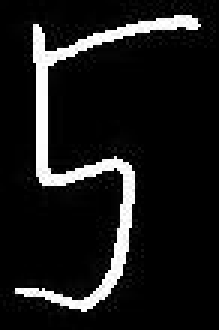
#> input picture 100.png, 73 x 110 px (shown 3 times larger); its folder holds 4 pictures in this run
$ python testing.py   (older library calls are emulated)
#> lines starting #> are read from the running program, lines starting #| are printed output that depends on the picture


from os import listdir

import skimage.transform
import numpy
import skimage.io
numpy.set_printoptions(threshold=numpy.nan)


files = [f for f in listdir('.')]  # if os.path.isfile(f)
input_imgs = numpy.array([])
filenames = []
for f in files:
    print('processing file: ' + f)
    if f.endswith(".png"):
        arr = skimage.io.imread(f, as_grey=True)
#> arr is the input picture: shape (110, 73); min 0, max 255, mean 26
        resized_arr = skimage.transform.resize(arr, (28 ,28))
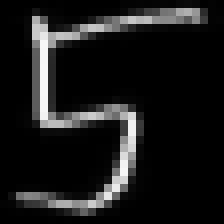
#> resized_arr: shape (28, 28) float64 (shown 8 times larger); min 0, max 0.971, mean 0.102
        print("Image detected, name: " + f)
        print(arr.shape)
#| (110, 73)
        print(resized_arr.shape)
#| (28, 28)
        filenames.append(f)
        if input_imgs.size == 0:
            input_imgs = resized_arr.flatten('C')
#> input_imgs = 784 values, max 0.971 at index 285, min 0 at index 140, mean 0.102
        else:
            input_imgs = numpy.vstack((input_imgs, resized_arr.flatten('C')))
        #print(resized_arr.flatten().shape)
        print(input_imgs.shape)
#| (784,)
        print("\n")
#> pass 2 of the loop `for f in files:`:
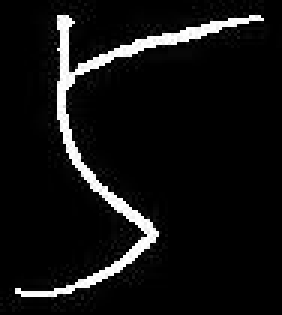
#> input picture 101.png, 94 x 105 px (shown 3 times larger)
#> arr is the input picture: shape (105, 94); min 0, max 255, mean 18
#> `resized_arr = skimage.transform.resize(arr, (28 ,28))`:
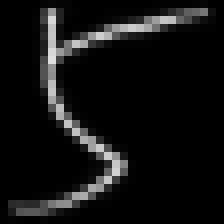
#> resized_arr: shape (28, 28) float64 (shown 8 times larger); min 0, max 0.876, mean 0.0703
#| (105, 94)
#| (28, 28)
#| (2, 784)
#> pass 3 of the loop `for f in files:`:
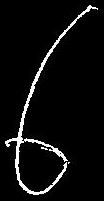
#> input picture 107.png, 104 x 201 px
#> arr is the input picture: shape (201, 104); min 0, max 255, mean 13.6
#> `resized_arr = skimage.transform.resize(arr, (28 ,28))`:
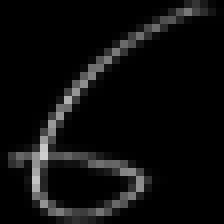
#> resized_arr: shape (28, 28) float64 (shown 8 times larger); min 0, max 0.814, mean 0.0534
#| (201, 104)
#| (28, 28)
#| (3, 784)
#> the loop made 5 passes; the first 3 are shown
print(filenames)
